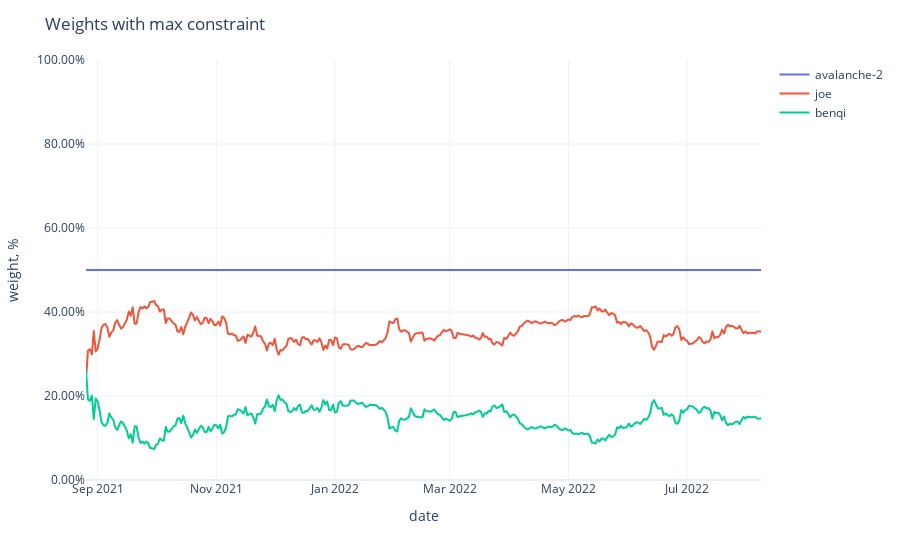

The cell this chart's notebook holds for it:
### Code cell
fig = px.line(adjusted_weights,
              labels={'value': 'weight, %', 'variable': ''})
fig.update_traces(
    hovertemplate="%{y}"
)
fig.update_yaxes(
    tickformat=".2%",
    range=[0,1],
)
fig.update_xaxes(
    showspikes=True,
    spikethickness=2,
    spikedash="dot",
    spikecolor="#999999",
    spikemode="across",
)
fig.update_layout(
    hovermode="x",
    hoverdistance=100,  ## Distance to show hover label of data point
    spikedistance=1000,  ## Distance to show spike
    template='plotly_white',
    title='Weights with max constraint'
)

### Figure 1 — Plotly figure (JSON) as saved in the notebook; plotly's stock layout.template omitted (floating-point values rounded to 4 significant figures; data arrays with more than 128 entries replaced by an {"elided": "..."} marker saying what was removed)
{"data": [{"hovertemplate": "%{y}", "legendgroup": "avalanche-2", "line": {"color": "#636efa", "dash": "solid"}, "marker": {"symbol": "circle"}, "mode": "lines", "name": "avalanche-2", "showlegend": true, "type": "scattergl", "x": {"elided": "348 str values"}, "xaxis": "x", "y": {"elided": "348 float values"}, "yaxis": "y"}, {"hovertemplate": "%{y}", "legendgroup": "joe", "line": {"color": "#EF553B", "dash": "solid"}, "marker": {"symbol": "circle"}, "mode": "lines", "name": "joe", "showlegend": true, "type": "scattergl", "x": {"elided": "348 str values"}, "xaxis": "x", "y": {"elided": "348 float values"}, "yaxis": "y"}, {"hovertemplate": "%{y}", "legendgroup": "benqi", "line": {"color": "#00cc96", "dash": "solid"}, "marker": {"symbol": "circle"}, "mode": "lines", "name": "benqi", "showlegend": true, "type": "scattergl", "x": {"elided": "348 str values"}, "xaxis": "x", "y": {"elided": "348 float values"}, "yaxis": "y"}], "layout": {"autosize": true, "hoverdistance": 100, "hovermode": "x", "legend": {"title": {"text": ""}, "tracegroupgap": 0}, "margin": {"t": 60}, "spikedistance": 1000, "title": {"text": "Weights with max constraint"}, "xaxis": {"anchor": "y", "autorange": true, "domain": [0, 1], "range": ["2021-08-26", "2022-08-08"], "showspikes": true, "spikecolor": "#999999", "spikedash": "dot", "spikemode": "across", "spikethickness": 2, "title": {"text": "date"}, "type": "date"}, "yaxis": {"anchor": "x", "domain": [0, 1], "range": [0, 1], "tickformat": ".2%", "title": {"text": "weight, %"}, "type": "linear"}}}
